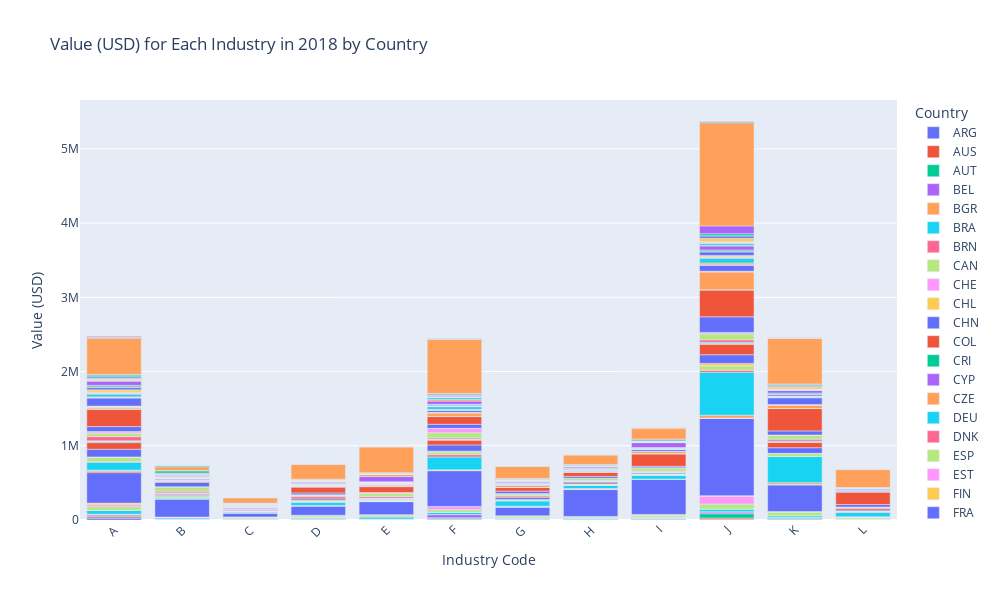

The cell this chart's notebook holds for it:
### Code cell
# Filter the data for the year 2018
cleaned_data_2018 = cleaned_data3[cleaned_data3['Year'] == 2018]

# Aggregate data by industry and country
aggregated_data = cleaned_data_2018.groupby(['Ind Code', 'ISO3'])['Value (USD)'].sum().reset_index()

# Create the bar chart
fig = px.bar(aggregated_data, x='Ind Code', y='Value (USD)', color='ISO3', title='Value (USD) for Each Industry in 2018 by Country')

# Adjust layout
fig.update_layout(
    xaxis_title='Industry Code',
    yaxis_title='Value (USD)',
    legend_title='Country',
    xaxis_tickangle=-45,
    height=600,
    width=1000
)

# Show the plot
fig.show()

### Figure 1 — Plotly figure (JSON) as saved in the notebook; plotly's stock layout.template omitted (floating-point values rounded to 4 significant figures)
{"data": [{"alignmentgroup": "True", "hovertemplate": "ISO3=ARG<br>Ind Code=%{x}<br>Value (USD)=%{y}<extra></extra>", "legendgroup": "ARG", "marker": {"color": "#636efa", "pattern": {"shape": ""}}, "name": "ARG", "offsetgroup": "ARG", "orientation": "v", "showlegend": true, "textposition": "auto", "type": "bar", "x": ["A", "B", "C", "D", "E", "F", "G", "H", "I", "J", "K"], "xaxis": "x", "y": [24970.0, 4322.0, 1039.0, 4736.0, 3330.0, 9761.0, 3363, 3296.0, 5252, 9746.0, 4666.0], "yaxis": "y"}, {"alignmentgroup": "True", "hovertemplate": "ISO3=AUS<br>Ind Code=%{x}<br>Value (USD)=%{y}<extra></extra>", "legendgroup": "AUS", "marker": {"color": "#EF553B", "pattern": {"shape": ""}}, "name": "AUS", "offsetgroup": "AUS", "orientation": "v", "showlegend": true, "textposition": "auto", "type": "bar", "x": ["A", "B", "C", "D", "E", "F", "G", "H", "I", "J", "K"], "xaxis": "x", "y": [19230.0, 1738.0, 3527.0, 3806.0, 4366.0, 7094.0, 3406.0, 4880.0, 5153.0, 17230.0, 6060.0], "yaxis": "y"}, {"alignmentgroup": "True", "hovertemplate": "ISO3=AUT<br>Ind Code=%{x}<br>Value (USD)=%{y}<extra></extra>", "legendgroup": "AUT", "marker": {"color": "#00cc96", "pattern": {"shape": ""}}, "name": "AUT", "offsetgroup": "AUT", "orientation": "v", "showlegend": true, "textposition": "auto", "type": "bar", "x": ["A", "B", "C", "D", "E", "F", "G", "H", "I", "J", "K", "L"], "xaxis": "x", "y": [14270.0, 2342.0, 6085.0, 7162.0, 1871.0, 12940.0, 5872.0, 6174.0, 9814.0, 57200.0, 13770.0, 6411.0], "yaxis": "y"}, {"alignmentgroup": "True", "hovertemplate": "ISO3=BEL<br>Ind Code=%{x}<br>Value (USD)=%{y}<extra></extra>", "legendgroup": "BEL", "marker": {"color": "#ab63fa", "pattern": {"shape": ""}}, "name": "BEL", "offsetgroup": "BEL", "orientation": "v", "showlegend": true, "textposition": "auto", "type": "bar", "x": ["A", "B", "C", "D", "E", "F", "G", "H", "I", "J", "K", "L"], "xaxis": "x", "y": [18770.0, 3035.0, 2050.0, 4623.0, 2823.0, 42180.0, 5038.0, 5935.0, 6278.0, 22740.0, 7512.0, 3024.0], "yaxis": "y"}, {"alignmentgroup": "True", "hovertemplate": "ISO3=BGR<br>Ind Code=%{x}<br>Value (USD)=%{y}<extra></extra>", "legendgroup": "BGR", "marker": {"color": "#FFA15A", "pattern": {"shape": ""}}, "name": "BGR", "offsetgroup": "BGR", "orientation": "v", "showlegend": true, "textposition": "auto", "type": "bar", "x": ["A", "B", "C", "D", "E", "F", "G", "H", "I", "J", "K", "L"], "xaxis": "x", "y": [2606.0, 1605.0, 274.8, 715.0, 317.8, 1482.0, 874.9, 970.2, 856.0, 4543.0, 776.8, 1023.0], "yaxis": "y"}, {"alignmentgroup": "True", "hovertemplate": "ISO3=BRA<br>Ind Code=%{x}<br>Value (USD)=%{y}<extra></extra>", "legendgroup": "BRA", "marker": {"color": "#19d3f3", "pattern": {"shape": ""}}, "name": "BRA", "offsetgroup": "BRA", "orientation": "v", "showlegend": true, "textposition": "auto", "type": "bar", "x": ["A", "B", "C", "D", "E", "F", "G", "H", "I", "J", "K"], "xaxis": "x", "y": [48565, 18580.0, 3530.0, 12970.0, 28030.0, 30460.0, 10040.0, 7876.0, 11300.0, 35120.0, 24890.0], "yaxis": "y"}, {"alignmentgroup": "True", "hovertemplate": "ISO3=BRN<br>Ind Code=%{x}<br>Value (USD)=%{y}<extra></extra>", "legendgroup": "BRN", "marker": {"color": "#FF6692", "pattern": {"shape": ""}}, "name": "BRN", "offsetgroup": "BRN", "orientation": "v", "showlegend": true, "textposition": "auto", "type": "bar", "x": ["A", "B", "C", "D", "E", "F", "G", "H", "I", "J", "K"], "xaxis": "x", "y": [16.8, 47.5, 2.4, 6.9, 1247.0, 37.6, 6.9, 13.7, 3.9, 33.3, 74.8], "yaxis": "y"}, {"alignmentgroup": "True", "hovertemplate": "ISO3=CAN<br>Ind Code=%{x}<br>Value (USD)=%{y}<extra></extra>", "legendgroup": "CAN", "marker": {"color": "#B6E880", "pattern": {"shape": ""}}, "name": "CAN", "offsetgroup": "CAN", "orientation": "v", "showlegend": true, "textposition": "auto", "type": "bar", "x": ["A", "B", "C", "D", "E", "F", "G", "H", "I", "J", "K", "L"], "xaxis": "x", "y": [51690.0, 4126.0, 16360.0, 20720.0, 23580.0, 34810.0, 16820.0, 12710.0, 19090.0, 68290.0, 49130.0, 16070.0], "yaxis": "y"}, {"alignmentgroup": "True", "hovertemplate": "ISO3=CHE<br>Ind Code=%{x}<br>Value (USD)=%{y}<extra></extra>", "legendgroup": "CHE", "marker": {"color": "#FF97FF", "pattern": {"shape": ""}}, "name": "CHE", "offsetgroup": "CHE", "orientation": "v", "showlegend": true, "textposition": "auto", "type": "bar", "x": ["A", "B", "C", "D", "E", "F", "G", "H", "I", "J", "K", "L"], "xaxis": "x", "y": [24930.0, 2248.0, 7612.0, 5316.0, 4815.0, 41420.0, 5805.0, 4987.0, 3168.0, 105000.0, 5156.0, 10270.0], "yaxis": "y"}, {"alignmentgroup": "True", "hovertemplate": "ISO3=CHL<br>Ind Code=%{x}<br>Value (USD)=%{y}<extra></extra>", "legendgroup": "CHL", "marker": {"color": "#FECB52", "pattern": {"shape": ""}}, "name": "CHL", "offsetgroup": "CHL", "orientation": "v", "showlegend": true, "textposition": "auto", "type": "bar", "x": ["A", "B", "C", "D", "E", "F", "G", "H", "I", "J", "K"], "xaxis": "x", "y": [22300.0, 1005.0, 1449.0, 3599.0, 1977.0, 2773.0, 4509.0, 1924.0, 14590.0, 8075.0, 1082.0], "yaxis": "y"}, {"alignmentgroup": "True", "hovertemplate": "ISO3=CHN<br>Ind Code=%{x}<br>Value (USD)=%{y}<extra></extra>", "legendgroup": "CHN", "marker": {"color": "#636efa", "pattern": {"shape": ""}}, "name": "CHN", "offsetgroup": "CHN", "orientation": "v", "showlegend": true, "textposition": "auto", "type": "bar", "x": ["A", "B", "C", "D", "E", "F", "G", "H", "I", "J", "K"], "xaxis": "x", "y": [410600.0, 241900.0, 54180.0, 124600.0, 175200.0, 481400.0, 119900.0, 361300.0, 470000.0, 1042000.0, 362000.0], "yaxis": "y"}, {"alignmentgroup": "True", "hovertemplate": "ISO3=COL<br>Ind Code=%{x}<br>Value (USD)=%{y}<extra></extra>", "legendgroup": "COL", "marker": {"color": "#EF553B", "pattern": {"shape": ""}}, "name": "COL", "offsetgroup": "COL", "orientation": "v", "showlegend": true, "textposition": "auto", "type": "bar", "x": ["A", "B", "C", "D", "E", "F", "G", "H", "I", "J", "K", "L"], "xaxis": "x", "y": [21020, 7315.0, 725.4, 3842.0, 8145.0, 5101.0, 2075.0, 8437.0, 1363.0, 3607.0, 1740.0, 3979.0], "yaxis": "y"}, {"alignmentgroup": "True", "hovertemplate": "ISO3=CRI<br>Ind Code=%{x}<br>Value (USD)=%{y}<extra></extra>", "legendgroup": "CRI", "marker": {"color": "#00cc96", "pattern": {"shape": ""}}, "name": "CRI", "offsetgroup": "CRI", "orientation": "v", "showlegend": true, "textposition": "auto", "type": "bar", "x": ["A", "B", "C", "D", "E", "F", "G", "H", "I", "J", "K"], "xaxis": "x", "y": [2920, 188.2, 90.4, 326.7, 221.2, 549.9, 123.7, 373, 104.6, 481.4, 25.1], "yaxis": "y"}, {"alignmentgroup": "True", "hovertemplate": "ISO3=CYP<br>Ind Code=%{x}<br>Value (USD)=%{y}<extra></extra>", "legendgroup": "CYP", "marker": {"color": "#ab63fa", "pattern": {"shape": ""}}, "name": "CYP", "offsetgroup": "CYP", "orientation": "v", "showlegend": true, "textposition": "auto", "type": "bar", "x": ["A", "B", "C", "D", "E", "F", "G", "H", "I", "J", "K", "L"], "xaxis": "x", "y": [837.4, 40.61, 125.9, 98.43, 5.34, 367.5, 67.93, 282.5, 52.32, 413.0, 14.7, 90.61], "yaxis": "y"}, {"alignmentgroup": "True", "hovertemplate": "ISO3=CZE<br>Ind Code=%{x}<br>Value (USD)=%{y}<extra></extra>", "legendgroup": "CZE", "marker": {"color": "#FFA15A", "pattern": {"shape": ""}}, "name": "CZE", "offsetgroup": "CZE", "orientation": "v", "showlegend": true, "textposition": "auto", "type": "bar", "x": ["A", "B", "C", "D", "E", "F", "G", "H", "I", "J", "K", "L"], "xaxis": "x", "y": [8750.0, 2295.0, 2399.0, 3178.0, 61.03, 5981.0, 8038.0, 4818.0, 3017.0, 37060.0, 25420.0, 3836.0], "yaxis": "y"}, {"alignmentgroup": "True", "hovertemplate": "ISO3=DEU<br>Ind Code=%{x}<br>Value (USD)=%{y}<extra></extra>", "legendgroup": "DEU", "marker": {"color": "#19d3f3", "pattern": {"shape": ""}}, "name": "DEU", "offsetgroup": "DEU", "orientation": "v", "showlegend": true, "textposition": "auto", "type": "bar", "x": ["A", "B", "C", "D", "E", "F", "G", "H", "I", "J", "K", "L"], "xaxis": "x", "y": [106100.0, 17490.0, 15410.0, 44040.0, 10070.0, 172400.0, 71500.0, 41700.0, 51750.0, 576600.0, 352200.0, 57390.0], "yaxis": "y"}, {"alignmentgroup": "True", "hovertemplate": "ISO3=DNK<br>Ind Code=%{x}<br>Value (USD)=%{y}<extra></extra>", "legendgroup": "DNK", "marker": {"color": "#FF6692", "pattern": {"shape": ""}}, "name": "DNK", "offsetgroup": "DNK", "orientation": "v", "showlegend": true, "textposition": "auto", "type": "bar", "x": ["A", "B", "C", "D", "E", "F", "G", "H", "I", "J", "K", "L"], "xaxis": "x", "y": [9671.0, 1118.0, 1292.0, 1779.0, 799.0, 31600.0, 2557.0, 3217.0, 867.9, 28200.0, 1335.0, 5899.0], "yaxis": "y"}, {"alignmentgroup": "True", "hovertemplate": "ISO3=ESP<br>Ind Code=%{x}<br>Value (USD)=%{y}<extra></extra>", "legendgroup": "ESP", "marker": {"color": "#B6E880", "pattern": {"shape": ""}}, "name": "ESP", "offsetgroup": "ESP", "orientation": "v", "showlegend": true, "textposition": "auto", "type": "bar", "x": ["A", "B", "C", "D", "E", "F", "G", "H", "I", "J", "K", "L"], "xaxis": "x", "y": [55070.0, 20550.0, 4517.0, 14260.0, 6738.0, 37450.0, 14730.0, 13080.0, 12910.0, 60850.0, 39000.0, 10120.0], "yaxis": "y"}, {"alignmentgroup": "True", "hovertemplate": "ISO3=EST<br>Ind Code=%{x}<br>Value (USD)=%{y}<extra></extra>", "legendgroup": "EST", "marker": {"color": "#FF97FF", "pattern": {"shape": ""}}, "name": "EST", "offsetgroup": "EST", "orientation": "v", "showlegend": true, "textposition": "auto", "type": "bar", "x": ["A", "B", "C", "D", "E", "F", "G", "H", "I", "J", "K", "L"], "xaxis": "x", "y": [962.4, 416.6, 1282.0, 361.4, 135.5, 342.8, 300.4, 414.6, 65.64, 2190.0, 310.8, 524.8], "yaxis": "y"}, {"alignmentgroup": "True", "hovertemplate": "ISO3=FIN<br>Ind Code=%{x}<br>Value (USD)=%{y}<extra></extra>", "legendgroup": "FIN", "marker": {"color": "#FECB52", "pattern": {"shape": ""}}, "name": "FIN", "offsetgroup": "FIN", "orientation": "v", "showlegend": true, "textposition": "auto", "type": "bar", "x": ["A", "B", "C", "D", "E", "F", "G", "H", "I", "J", "K", "L"], "xaxis": "x", "y": [6367.0, 953.4, 3164.0, 9412.0, 2054.0, 9245.0, 2457.0, 2643.0, 4420.0, 30130.0, 2696.0, 1491.0], "yaxis": "y"}, {"alignmentgroup": "True", "hovertemplate": "ISO3=FRA<br>Ind Code=%{x}<br>Value (USD)=%{y}<extra></extra>", "legendgroup": "FRA", "marker": {"color": "#636efa", "pattern": {"shape": ""}}, "name": "FRA", "offsetgroup": "FRA", "orientation": "v", "showlegend": true, "textposition": "auto", "type": "bar", "x": ["A", "B", "C", "D", "E", "F", "G", "H", "I", "J", "K", "L"], "xaxis": "x", "y": [103300.0, 12870.0, 6778.0, 20290.0, 6032.0, 83670.0, 26630.0, 18440.0, 13450.0, 116500.0, 76150.0, 16190.0], "yaxis": "y"}, {"alignmentgroup": "True", "hovertemplate": "ISO3=GBR<br>Ind Code=%{x}<br>Value (USD)=%{y}<extra></extra>", "legendgroup": "GBR", "marker": {"color": "#EF553B", "pattern": {"shape": ""}}, "name": "GBR", "offsetgroup": "GBR", "orientation": "v", "showlegend": true, "textposition": "auto", "type": "bar", "x": ["A", "B", "C", "D", "E", "F", "G", "H", "I", "J", "K", "L"], "xaxis": "x", "y": [89890.0, 19030.0, 9447.0, 27770.0, 7979.0, 66260.0, 21890.0, 17150.0, 11390.0, 143400.0, 77070.0, 26410.0], "yaxis": "y"}, {"alignmentgroup": "True", "hovertemplate": "ISO3=GRC<br>Ind Code=%{x}<br>Value (USD)=%{y}<extra></extra>", "legendgroup": "GRC", "marker": {"color": "#00cc96", "pattern": {"shape": ""}}, "name": "GRC", "offsetgroup": "GRC", "orientation": "v", "showlegend": true, "textposition": "auto", "type": "bar", "x": ["A", "B", "C", "D", "E", "F", "G", "H", "I", "J", "K", "L"], "xaxis": "x", "y": [11670.0, 1203.0, 218, 1633.0, 3109.0, 4368.0, 1312.0, 1835.0, 2717.0, 4513.0, 1060.0, 713.8], "yaxis": "y"}, {"alignmentgroup": "True", "hovertemplate": "ISO3=HKG<br>Ind Code=%{x}<br>Value (USD)=%{y}<extra></extra>", "legendgroup": "HKG", "marker": {"color": "#ab63fa", "pattern": {"shape": ""}}, "name": "HKG", "offsetgroup": "HKG", "orientation": "v", "showlegend": true, "textposition": "auto", "type": "bar", "x": ["A", "B", "C", "D", "E", "F", "G", "H", "I", "J", "K"], "xaxis": "x", "y": [2646.0, 291.7, 222, 178.7, 50.8, 96.2, 0, 69.1, 382.3, 334.7, 112.7], "yaxis": "y"}, {"alignmentgroup": "True", "hovertemplate": "ISO3=HRV<br>Ind Code=%{x}<br>Value (USD)=%{y}<extra></extra>", "legendgroup": "HRV", "marker": {"color": "#FFA15A", "pattern": {"shape": ""}}, "name": "HRV", "offsetgroup": "HRV", "orientation": "v", "showlegend": true, "textposition": "auto", "type": "bar", "x": ["A", "B", "C", "D", "E", "F", "G", "H", "I", "J", "K", "L"], "xaxis": "x", "y": [3606.0, 765.8, 626.8, 752.2, 1136.0, 1247.0, 585.5, 846.4, 158.5, 3603.0, 286.5, 597.2], "yaxis": "y"}, {"alignmentgroup": "True", "hovertemplate": "ISO3=HUN<br>Ind Code=%{x}<br>Value (USD)=%{y}<extra></extra>", "legendgroup": "HUN", "marker": {"color": "#19d3f3", "pattern": {"shape": ""}}, "name": "HUN", "offsetgroup": "HUN", "orientation": "v", "showlegend": true, "textposition": "auto", "type": "bar", "x": ["A", "B", "C", "D", "E", "F", "G", "H", "I", "J", "K", "L"], "xaxis": "x", "y": [5616.0, 1186.0, 702.1, 1789.0, 2023.0, 7272.0, 4116, 2037.0, 1698.0, 15870.0, 11660.0, 1818.0], "yaxis": "y"}, {"alignmentgroup": "True", "hovertemplate": "ISO3=IDN<br>Ind Code=%{x}<br>Value (USD)=%{y}<extra></extra>", "legendgroup": "IDN", "marker": {"color": "#FF6692", "pattern": {"shape": ""}}, "name": "IDN", "offsetgroup": "IDN", "orientation": "v", "showlegend": true, "textposition": "auto", "type": "bar", "x": ["A", "B", "C", "D", "E", "F", "G", "H", "I", "J", "K"], "xaxis": "x", "y": [56690.0, 21870.0, 5118.0, 9408.0, 21400.0, 15370.0, 5991.0, 6034.0, 8092.0, 32760.0, 24610.0], "yaxis": "y"}, {"alignmentgroup": "True", "hovertemplate": "ISO3=IND<br>Ind Code=%{x}<br>Value (USD)=%{y}<extra></extra>", "legendgroup": "IND", "marker": {"color": "#B6E880", "pattern": {"shape": ""}}, "name": "IND", "offsetgroup": "IND", "orientation": "v", "showlegend": true, "textposition": "auto", "type": "bar", "x": ["A", "B", "C", "D", "E", "F", "G", "H", "I", "J", "K"], "xaxis": "x", "y": [47080.0, 58620.0, 7389.0, 11660.0, 37750.0, 69280.0, 18060.0, 29930.0, 44780.0, 81610.0, 55750.0], "yaxis": "y"}, {"alignmentgroup": "True", "hovertemplate": "ISO3=IRL<br>Ind Code=%{x}<br>Value (USD)=%{y}<extra></extra>", "legendgroup": "IRL", "marker": {"color": "#FF97FF", "pattern": {"shape": ""}}, "name": "IRL", "offsetgroup": "IRL", "orientation": "v", "showlegend": true, "textposition": "auto", "type": "bar", "x": ["A", "B", "C", "D", "E", "F", "G", "H", "I", "J", "K", "L"], "xaxis": "x", "y": [19390.0, 373.6, 711.0, 1187.0, 12450.0, 59400.0, 1454.0, 1825.0, 747, 18220.0, 889.8, 9831.0], "yaxis": "y"}, {"alignmentgroup": "True", "hovertemplate": "ISO3=ISL<br>Ind Code=%{x}<br>Value (USD)=%{y}<extra></extra>", "legendgroup": "ISL", "marker": {"color": "#FECB52", "pattern": {"shape": ""}}, "name": "ISL", "offsetgroup": "ISL", "orientation": "v", "showlegend": true, "textposition": "auto", "type": "bar", "x": ["A", "B", "C", "D", "E", "F", "G", "H", "I", "J", "K", "L"], "xaxis": "x", "y": [1803.0, 48.35, 28.04, 100.8, 3.81, 89.26, 56.31, 196.7, 710, 670.3, 16.48, 308.9], "yaxis": "y"}, {"alignmentgroup": "True", "hovertemplate": "ISO3=ITA<br>Ind Code=%{x}<br>Value (USD)=%{y}<extra></extra>", "legendgroup": "ITA", "marker": {"color": "#636efa", "pattern": {"shape": ""}}, "name": "ITA", "offsetgroup": "ITA", "orientation": "v", "showlegend": true, "textposition": "auto", "type": "bar", "x": ["A", "B", "C", "D", "E", "F", "G", "H", "I", "J", "K", "L"], "xaxis": "x", "y": [66740.0, 58460.0, 10950.0, 24010.0, 3023.0, 55240.0, 31150.0, 23590.0, 19120.0, 209700.0, 54570.0, 32220.0], "yaxis": "y"}, {"alignmentgroup": "True", "hovertemplate": "ISO3=JPN<br>Ind Code=%{x}<br>Value (USD)=%{y}<extra></extra>", "legendgroup": "JPN", "marker": {"color": "#EF553B", "pattern": {"shape": ""}}, "name": "JPN", "offsetgroup": "JPN", "orientation": "v", "showlegend": true, "textposition": "auto", "type": "bar", "x": ["A", "B", "C", "D", "E", "F", "G", "H", "I", "J", "K", "L"], "xaxis": "x", "y": [234200.0, 14367, 8776.0, 82830.0, 78770.0, 103800.0, 51260.0, 53100.0, 165700.0, 363700.0, 301300.0, 169900.0], "yaxis": "y"}, {"alignmentgroup": "True", "hovertemplate": "ISO3=KAZ<br>Ind Code=%{x}<br>Value (USD)=%{y}<extra></extra>", "legendgroup": "KAZ", "marker": {"color": "#00cc96", "pattern": {"shape": ""}}, "name": "KAZ", "offsetgroup": "KAZ", "orientation": "v", "showlegend": true, "textposition": "auto", "type": "bar", "x": ["A", "B", "C", "D", "E", "F", "G", "H", "I", "J", "K"], "xaxis": "x", "y": [4637.0, 225.1, 43.8, 215.2, 1897.0, 1182, 322.2, 1036.0, 7339.0, 948.7, 465.2], "yaxis": "y"}, {"alignmentgroup": "True", "hovertemplate": "ISO3=KHM<br>Ind Code=%{x}<br>Value (USD)=%{y}<extra></extra>", "legendgroup": "KHM", "marker": {"color": "#ab63fa", "pattern": {"shape": ""}}, "name": "KHM", "offsetgroup": "KHM", "orientation": "v", "showlegend": true, "textposition": "auto", "type": "bar", "x": ["A", "B", "C", "D", "E", "F", "G", "H", "I", "J", "K"], "xaxis": "x", "y": [632.9, 4106.0, 548.9, 115.8, 93.1, 97.9, 103.3, 49.1, 30.2, 573.6, 292.7], "yaxis": "y"}, {"alignmentgroup": "True", "hovertemplate": "ISO3=KOR<br>Ind Code=%{x}<br>Value (USD)=%{y}<extra></extra>", "legendgroup": "KOR", "marker": {"color": "#FFA15A", "pattern": {"shape": ""}}, "name": "KOR", "offsetgroup": "KOR", "orientation": "v", "showlegend": true, "textposition": "auto", "type": "bar", "x": ["A", "B", "C", "D", "E", "F", "G", "H", "I", "J", "K"], "xaxis": "x", "y": [23360.0, 15520.0, 2132, 12020.0, 17220.0, 50103, 24456, 12440.0, 28120.0, 241659, 49990.0], "yaxis": "y"}, {"alignmentgroup": "True", "hovertemplate": "ISO3=LAO<br>Ind Code=%{x}<br>Value (USD)=%{y}<extra></extra>", "legendgroup": "LAO", "marker": {"color": "#19d3f3", "pattern": {"shape": ""}}, "name": "LAO", "offsetgroup": "LAO", "orientation": "v", "showlegend": true, "textposition": "auto", "type": "bar", "x": ["A", "B", "C", "D", "E", "F", "G", "H", "I", "J", "K"], "xaxis": "x", "y": [333.4, 247.6, 177.9, 4.2, 86.7, 61.5, 15.4, 166.4, 520.1, 76.3, 2.8], "yaxis": "y"}, {"alignmentgroup": "True", "hovertemplate": "ISO3=LTU<br>Ind Code=%{x}<br>Value (USD)=%{y}<extra></extra>", "legendgroup": "LTU", "marker": {"color": "#FF6692", "pattern": {"shape": ""}}, "name": "LTU", "offsetgroup": "LTU", "orientation": "v", "showlegend": true, "textposition": "auto", "type": "bar", "x": ["A", "B", "C", "D", "E", "F", "G", "H", "I", "J", "K", "L"], "xaxis": "x", "y": [3425.0, 1213, 1215.0, 832.1, 413.1, 1645.0, 1072.0, 634.0, 45.56, 2444.0, 639.6, 2382.0], "yaxis": "y"}, {"alignmentgroup": "True", "hovertemplate": "ISO3=LUX<br>Ind Code=%{x}<br>Value (USD)=%{y}<extra></extra>", "legendgroup": "LUX", "marker": {"color": "#B6E880", "pattern": {"shape": ""}}, "name": "LUX", "offsetgroup": "LUX", "orientation": "v", "showlegend": true, "textposition": "auto", "type": "bar", "x": ["A", "B", "C", "D", "E", "F", "G", "H", "I", "J", "K"], "xaxis": "x", "y": [661.5, 451.2, 56.66, 102.4, 0, 201.6, 703.7, 303.2, 946.1, 973.6, 53.4], "yaxis": "y"}, {"alignmentgroup": "True", "hovertemplate": "ISO3=LVA<br>Ind Code=%{x}<br>Value (USD)=%{y}<extra></extra>", "legendgroup": "LVA", "marker": {"color": "#FF97FF", "pattern": {"shape": ""}}, "name": "LVA", "offsetgroup": "LVA", "orientation": "v", "showlegend": true, "textposition": "auto", "type": "bar", "x": ["A", "B", "C", "D", "E", "F", "G", "H", "I", "J", "K", "L"], "xaxis": "x", "y": [1341.0, 328.1, 1693.0, 289.9, 1.98, 447.5, 177.1, 505.5, 34.26, 1344.0, 236.9, 345.9], "yaxis": "y"}, {"alignmentgroup": "True", "hovertemplate": "ISO3=MAR<br>Ind Code=%{x}<br>Value (USD)=%{y}<extra></extra>", "legendgroup": "MAR", "marker": {"color": "#FECB52", "pattern": {"shape": ""}}, "name": "MAR", "offsetgroup": "MAR", "orientation": "v", "showlegend": true, "textposition": "auto", "type": "bar", "x": ["A", "B", "C", "D", "E", "F", "G", "H", "I", "J", "K"], "xaxis": "x", "y": [7306.0, 2323.0, 197.9, 434.1, 0.3, 3765.0, 115.8, 1427.0, 745.9, 2425.0, 1486.0], "yaxis": "y"}, {"alignmentgroup": "True", "hovertemplate": "ISO3=MEX<br>Ind Code=%{x}<br>Value (USD)=%{y}<extra></extra>", "legendgroup": "MEX", "marker": {"color": "#636efa", "pattern": {"shape": ""}}, "name": "MEX", "offsetgroup": "MEX", "orientation": "v", "showlegend": true, "textposition": "auto", "type": "bar", "x": ["A", "B", "C", "D", "E", "F", "G", "H", "I", "J", "K", "L"], "xaxis": "x", "y": [112900.0, 17190.0, 3442.0, 10280.0, 12780.0, 30910.0, 13370.0, 11160.0, 24240.0, 85730.0, 94090.0, 12430.0], "yaxis": "y"}, {"alignmentgroup": "True", "hovertemplate": "ISO3=MKD<br>Ind Code=%{x}<br>Value (USD)=%{y}<extra></extra>", "legendgroup": "MKD", "marker": {"color": "#EF553B", "pattern": {"shape": ""}}, "name": "MKD", "offsetgroup": "MKD", "orientation": "v", "showlegend": true, "textposition": "auto", "type": "bar", "x": ["A", "B", "C", "D", "E", "F", "G", "H", "I", "J", "K", "L"], "xaxis": "x", "y": [370.4, 340.8, 19.4, 65.18, 0.49, 100.5, 58.27, 79.77, 64.36, 292.9, 239.1, 48.82], "yaxis": "y"}, {"alignmentgroup": "True", "hovertemplate": "ISO3=MLT<br>Ind Code=%{x}<br>Value (USD)=%{y}<extra></extra>", "legendgroup": "MLT", "marker": {"color": "#00cc96", "pattern": {"shape": ""}}, "name": "MLT", "offsetgroup": "MLT", "orientation": "v", "showlegend": true, "textposition": "auto", "type": "bar", "x": ["A", "B", "C", "D", "E", "F", "G", "H", "I", "J", "K", "L"], "xaxis": "x", "y": [335.7, 28.12, 10.9, 94.5, 0.1, 126.2, 86.2, 53.6, 1.86, 292.4, 157.8, 329.7], "yaxis": "y"}, {"alignmentgroup": "True", "hovertemplate": "ISO3=MMR<br>Ind Code=%{x}<br>Value (USD)=%{y}<extra></extra>", "legendgroup": "MMR", "marker": {"color": "#ab63fa", "pattern": {"shape": ""}}, "name": "MMR", "offsetgroup": "MMR", "orientation": "v", "showlegend": true, "textposition": "auto", "type": "bar", "x": ["A", "B", "C", "D", "E", "F", "G", "H", "I", "J", "K"], "xaxis": "x", "y": [3474.0, 2715, 390.5, 389.6, 752.3, 764.3, 315.3, 528.7, 499.7, 1449.0, 649.2], "yaxis": "y"}, {"alignmentgroup": "True", "hovertemplate": "ISO3=MYS<br>Ind Code=%{x}<br>Value (USD)=%{y}<extra></extra>", "legendgroup": "MYS", "marker": {"color": "#FFA15A", "pattern": {"shape": ""}}, "name": "MYS", "offsetgroup": "MYS", "orientation": "v", "showlegend": true, "textposition": "auto", "type": "bar", "x": ["A", "B", "C", "D", "E", "F", "G", "H", "I", "J", "K"], "xaxis": "x", "y": [7945.0, 1576.0, 1504.0, 2472.0, 9746.0, 7602.0, 3272.0, 2407.0, 2165.0, 23790.0, 4496.0], "yaxis": "y"}, {"alignmentgroup": "True", "hovertemplate": "ISO3=NLD<br>Ind Code=%{x}<br>Value (USD)=%{y}<extra></extra>", "legendgroup": "NLD", "marker": {"color": "#19d3f3", "pattern": {"shape": ""}}, "name": "NLD", "offsetgroup": "NLD", "orientation": "v", "showlegend": true, "textposition": "auto", "type": "bar", "x": ["A", "B", "C", "D", "E", "F", "G", "H", "I", "J", "K", "L"], "xaxis": "x", "y": [35380.0, 2577.0, 2262.0, 7822.0, 3296.0, 36610.0, 6998.0, 4772.0, 5407.0, 62310.0, 9934.0, 11800.0], "yaxis": "y"}, {"alignmentgroup": "True", "hovertemplate": "ISO3=NOR<br>Ind Code=%{x}<br>Value (USD)=%{y}<extra></extra>", "legendgroup": "NOR", "marker": {"color": "#FF6692", "pattern": {"shape": ""}}, "name": "NOR", "offsetgroup": "NOR", "orientation": "v", "showlegend": true, "textposition": "auto", "type": "bar", "x": ["A", "B", "C", "D", "E", "F", "G", "H", "I", "J", "K", "L"], "xaxis": "x", "y": [11250.0, 723.6, 2237.0, 1903.0, 889.5, 3372.0, 1072.0, 2686.0, 3107.0, 13230.0, 3759.0, 1519.0], "yaxis": "y"}, {"alignmentgroup": "True", "hovertemplate": "ISO3=NZL<br>Ind Code=%{x}<br>Value (USD)=%{y}<extra></extra>", "legendgroup": "NZL", "marker": {"color": "#B6E880", "pattern": {"shape": ""}}, "name": "NZL", "offsetgroup": "NZL", "orientation": "v", "showlegend": true, "textposition": "auto", "type": "bar", "x": ["A", "B", "C", "D", "E", "F", "G", "H", "I", "J", "K"], "xaxis": "x", "y": [7619.0, 438.0, 1111.0, 1118.0, 1546.0, 1034.0, 1043.0, 835.8, 607.5, 5600.0, 925.1], "yaxis": "y"}, {"alignmentgroup": "True", "hovertemplate": "ISO3=PER<br>Ind Code=%{x}<br>Value (USD)=%{y}<extra></extra>", "legendgroup": "PER", "marker": {"color": "#FF97FF", "pattern": {"shape": ""}}, "name": "PER", "offsetgroup": "PER", "orientation": "v", "showlegend": true, "textposition": "auto", "type": "bar", "x": ["A", "B", "C", "D", "E", "F", "G", "H", "I", "J", "K"], "xaxis": "x", "y": [8683.0, 3378.0, 672.7, 2133.0, 2554.0, 2635, 1366.0, 2640, 2703.0, 3370.0, 905.6], "yaxis": "y"}, {"alignmentgroup": "True", "hovertemplate": "ISO3=PHL<br>Ind Code=%{x}<br>Value (USD)=%{y}<extra></extra>", "legendgroup": "PHL", "marker": {"color": "#FECB52", "pattern": {"shape": ""}}, "name": "PHL", "offsetgroup": "PHL", "orientation": "v", "showlegend": true, "textposition": "auto", "type": "bar", "x": ["A", "B", "C", "D", "E", "F", "G", "H", "I", "J", "K"], "xaxis": "x", "y": [31261, 4862.0, 769.4, 941.8, 4330.0, 3429, 975.3, 1632.0, 1458.0, 16570.0, 2110], "yaxis": "y"}, {"alignmentgroup": "True", "hovertemplate": "ISO3=POL<br>Ind Code=%{x}<br>Value (USD)=%{y}<extra></extra>", "legendgroup": "POL", "marker": {"color": "#636efa", "pattern": {"shape": ""}}, "name": "POL", "offsetgroup": "POL", "orientation": "v", "showlegend": true, "textposition": "auto", "type": "bar", "x": ["A", "B", "C", "D", "E", "F", "G", "H", "I", "J", "K", "L"], "xaxis": "x", "y": [30420.0, 5936.0, 7522.0, 10350.0, 5277.0, 13980.0, 15050.0, 11330.0, 5214.0, 47110.0, 20490.0, 11890.0], "yaxis": "y"}, {"alignmentgroup": "True", "hovertemplate": "ISO3=PRT<br>Ind Code=%{x}<br>Value (USD)=%{y}<extra></extra>", "legendgroup": "PRT", "marker": {"color": "#EF553B", "pattern": {"shape": ""}}, "name": "PRT", "offsetgroup": "PRT", "orientation": "v", "showlegend": true, "textposition": "auto", "type": "bar", "x": ["A", "B", "C", "D", "E", "F", "G", "H", "I", "J", "K", "L"], "xaxis": "x", "y": [9607.0, 9744.0, 2350.0, 3520.0, 1189.0, 3783.0, 3032.0, 3366, 1058.0, 10360.0, 4536.0, 2758.0], "yaxis": "y"}, {"alignmentgroup": "True", "hovertemplate": "ISO3=ROU<br>Ind Code=%{x}<br>Value (USD)=%{y}<extra></extra>", "legendgroup": "ROU", "marker": {"color": "#00cc96", "pattern": {"shape": ""}}, "name": "ROU", "offsetgroup": "ROU", "orientation": "v", "showlegend": true, "textposition": "auto", "type": "bar", "x": ["A", "B", "C", "D", "E", "F", "G", "H", "I", "J", "K", "L"], "xaxis": "x", "y": [20870.0, 6934.0, 2508.0, 2076.0, 4464.0, 3460.0, 3800.0, 3163.0, 3477.0, 15900.0, 13270.0, 3100.0], "yaxis": "y"}, {"alignmentgroup": "True", "hovertemplate": "ISO3=RUS<br>Ind Code=%{x}<br>Value (USD)=%{y}<extra></extra>", "legendgroup": "RUS", "marker": {"color": "#ab63fa", "pattern": {"shape": ""}}, "name": "RUS", "offsetgroup": "RUS", "orientation": "v", "showlegend": true, "textposition": "auto", "type": "bar", "x": ["A", "B", "C", "D", "E", "F", "G", "H", "I", "J", "K", "L"], "xaxis": "x", "y": [55950.0, 7353.0, 8029.0, 13520.0, 69350.0, 43180.0, 8039, 15090.0, 66260.0, 54440.0, 34840.0, 6156.0], "yaxis": "y"}, {"alignmentgroup": "True", "hovertemplate": "ISO3=SAU<br>Ind Code=%{x}<br>Value (USD)=%{y}<extra></extra>", "legendgroup": "SAU", "marker": {"color": "#FFA15A", "pattern": {"shape": ""}}, "name": "SAU", "offsetgroup": "SAU", "orientation": "v", "showlegend": true, "textposition": "auto", "type": "bar", "x": ["A", "B", "C", "D", "E", "F", "G", "H", "I", "J", "K"], "xaxis": "x", "y": [13690.0, 2859.0, 992.8, 3834.0, 26710.0, 25400.0, 2581.0, 5128.0, 4291.0, 10530.0, 1206.0], "yaxis": "y"}, {"alignmentgroup": "True", "hovertemplate": "ISO3=SGP<br>Ind Code=%{x}<br>Value (USD)=%{y}<extra></extra>", "legendgroup": "SGP", "marker": {"color": "#19d3f3", "pattern": {"shape": ""}}, "name": "SGP", "offsetgroup": "SGP", "orientation": "v", "showlegend": true, "textposition": "auto", "type": "bar", "x": ["A", "B", "C", "D", "E", "F", "G", "H", "I", "J", "K"], "xaxis": "x", "y": [3263.0, 408.2, 130.6, 1118.0, 4675.0, 22590.0, 685.2, 355.1, 445.3, 26070.0, 6336.0], "yaxis": "y"}, {"alignmentgroup": "True", "hovertemplate": "ISO3=SRB<br>Ind Code=%{x}<br>Value (USD)=%{y}<extra></extra>", "legendgroup": "SRB", "marker": {"color": "#FF6692", "pattern": {"shape": ""}}, "name": "SRB", "offsetgroup": "SRB", "orientation": "v", "showlegend": true, "textposition": "auto", "type": "bar", "x": ["A", "B", "C", "D", "E", "F", "G", "H", "I", "J", "K", "L"], "xaxis": "x", "y": [3253.0, 1021.0, 337.6, 628.6, 1123.0, 1156.0, 1130.0, 599.5, 178.5, 2850.0, 762.5, 558.0], "yaxis": "y"}, {"alignmentgroup": "True", "hovertemplate": "ISO3=SVK<br>Ind Code=%{x}<br>Value (USD)=%{y}<extra></extra>", "legendgroup": "SVK", "marker": {"color": "#B6E880", "pattern": {"shape": ""}}, "name": "SVK", "offsetgroup": "SVK", "orientation": "v", "showlegend": true, "textposition": "auto", "type": "bar", "x": ["A", "B", "C", "D", "E", "F", "G", "H", "I", "J", "K", "L"], "xaxis": "x", "y": [2356.0, 1732.0, 1202.0, 1205.0, 1365.0, 1498.0, 3406.0, 1497.0, 2822.0, 12110.0, 8485.0, 1146.0], "yaxis": "y"}, {"alignmentgroup": "True", "hovertemplate": "ISO3=SVN<br>Ind Code=%{x}<br>Value (USD)=%{y}<extra></extra>", "legendgroup": "SVN", "marker": {"color": "#FF97FF", "pattern": {"shape": ""}}, "name": "SVN", "offsetgroup": "SVN", "orientation": "v", "showlegend": true, "textposition": "auto", "type": "bar", "x": ["A", "B", "C", "D", "E", "F", "G", "H", "I", "J", "K", "L"], "xaxis": "x", "y": [1449.0, 577.2, 686.0, 816.5, 2.75, 3310.0, 1518.0, 790.7, 1117.0, 7366.0, 1827.0, 893.1], "yaxis": "y"}, {"alignmentgroup": "True", "hovertemplate": "ISO3=SWE<br>Ind Code=%{x}<br>Value (USD)=%{y}<extra></extra>", "legendgroup": "SWE", "marker": {"color": "#FECB52", "pattern": {"shape": ""}}, "name": "SWE", "offsetgroup": "SWE", "orientation": "v", "showlegend": true, "textposition": "auto", "type": "bar", "x": ["A", "B", "C", "D", "E", "F", "G", "H", "I", "J", "K", "L"], "xaxis": "x", "y": [11020.0, 1103.0, 5325.0, 12880.0, 1627.0, 8081.0, 4096.0, 3681.0, 7770.0, 45270.0, 31150.0, 4207.0], "yaxis": "y"}, {"alignmentgroup": "True", "hovertemplate": "ISO3=THA<br>Ind Code=%{x}<br>Value (USD)=%{y}<extra></extra>", "legendgroup": "THA", "marker": {"color": "#636efa", "pattern": {"shape": ""}}, "name": "THA", "offsetgroup": "THA", "orientation": "v", "showlegend": true, "textposition": "auto", "type": "bar", "x": ["A", "B", "C", "D", "E", "F", "G", "H", "I", "J", "K"], "xaxis": "x", "y": [23400.0, 14720.0, 1376.0, 2904.0, 6623.0, 12400.0, 6562.0, 5439, 3415.0, 32590.0, 13510.0], "yaxis": "y"}, {"alignmentgroup": "True", "hovertemplate": "ISO3=TUN<br>Ind Code=%{x}<br>Value (USD)=%{y}<extra></extra>", "legendgroup": "TUN", "marker": {"color": "#EF553B", "pattern": {"shape": ""}}, "name": "TUN", "offsetgroup": "TUN", "orientation": "v", "showlegend": true, "textposition": "auto", "type": "bar", "x": ["A", "B", "C", "D", "E", "F", "G", "H", "I", "J", "K"], "xaxis": "x", "y": [1200.0, 1498, 120.9, 175.2, 29.4, 532, 95.8, 438.5, 66.2, 1466.0, 428.4], "yaxis": "y"}, {"alignmentgroup": "True", "hovertemplate": "ISO3=TUR<br>Ind Code=%{x}<br>Value (USD)=%{y}<extra></extra>", "legendgroup": "TUR", "marker": {"color": "#00cc96", "pattern": {"shape": ""}}, "name": "TUR", "offsetgroup": "TUR", "orientation": "v", "showlegend": true, "textposition": "auto", "type": "bar", "x": ["A", "B", "C", "D", "E", "F", "G", "H", "I", "J", "K"], "xaxis": "x", "y": [21790.0, 29140.0, 1983, 5520.0, 3960.0, 11105, 7746.0, 10180.0, 15740.0, 26900.0, 14810.0], "yaxis": "y"}, {"alignmentgroup": "True", "hovertemplate": "ISO3=TWN<br>Ind Code=%{x}<br>Value (USD)=%{y}<extra></extra>", "legendgroup": "TWN", "marker": {"color": "#ab63fa", "pattern": {"shape": ""}}, "name": "TWN", "offsetgroup": "TWN", "orientation": "v", "showlegend": true, "textposition": "auto", "type": "bar", "x": ["A", "B", "C", "D", "E", "F", "G", "H", "I", "J", "K"], "xaxis": "x", "y": [8449.0, 5359, 446, 3525.0, 6091.0, 16300.0, 6165.0, 3608.0, 10330.0, 105400.0, 8987], "yaxis": "y"}, {"alignmentgroup": "True", "hovertemplate": "ISO3=USA<br>Ind Code=%{x}<br>Value (USD)=%{y}<extra></extra>", "legendgroup": "USA", "marker": {"color": "#FFA15A", "pattern": {"shape": ""}}, "name": "USA", "offsetgroup": "USA", "orientation": "v", "showlegend": true, "textposition": "auto", "type": "bar", "x": ["A", "B", "C", "D", "E", "F", "G", "H", "I", "J", "K", "L"], "xaxis": "x", "y": [489700.0, 51710.0, 72970.0, 201000.0, 347500.0, 730600.0, 164600.0, 127400.0, 149400.0, 1390000.0, 615200.0, 240800.0], "yaxis": "y"}, {"alignmentgroup": "True", "hovertemplate": "ISO3=VNM<br>Ind Code=%{x}<br>Value (USD)=%{y}<extra></extra>", "legendgroup": "VNM", "marker": {"color": "#19d3f3", "pattern": {"shape": ""}}, "name": "VNM", "offsetgroup": "VNM", "orientation": "v", "showlegend": true, "textposition": "auto", "type": "bar", "x": ["A", "B", "C", "D", "E", "F", "G", "H", "I", "J", "K"], "xaxis": "x", "y": [11540.0, 18104, 1072.0, 2006, 1854.0, 4420.0, 3245.0, 5243.0, 3187.0, 15830.0, 4147.0], "yaxis": "y"}, {"alignmentgroup": "True", "hovertemplate": "ISO3=ZAF<br>Ind Code=%{x}<br>Value (USD)=%{y}<extra></extra>", "legendgroup": "ZAF", "marker": {"color": "#FF6692", "pattern": {"shape": ""}}, "name": "ZAF", "offsetgroup": "ZAF", "orientation": "v", "showlegend": true, "textposition": "auto", "type": "bar", "x": ["A", "B", "C", "D", "E", "F", "G", "H", "I", "J", "K"], "xaxis": "x", "y": [13380.0, 1577.0, 1955.0, 2453.0, 3519.0, 5117, 1741.0, 1352.0, 3003.0, 6780.0, 4299.0], "yaxis": "y"}], "layout": {"barmode": "relative", "height": 600, "legend": {"title": {"text": "Country"}, "tracegroupgap": 0}, "title": {"text": "Value (USD) for Each Industry in 2018 by Country"}, "width": 1000, "xaxis": {"anchor": "y", "domain": [0, 1], "tickangle": -45, "title": {"text": "Industry Code"}}, "yaxis": {"anchor": "x", "domain": [0, 1], "title": {"text": "Value (USD)"}}}}
